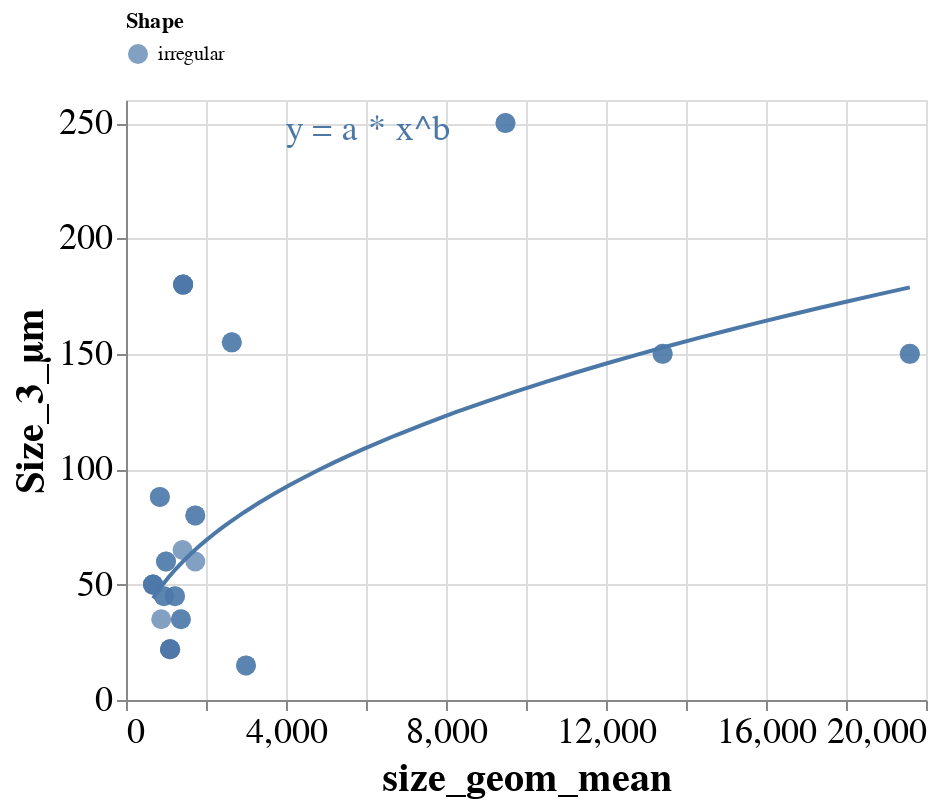

The code cell stored with this chart in its notebook:
### Code cell
chart = scatter_chart(df, 'size_geom_mean', 'Size_3_µm', 'Shape', reg='pow',reg_groups=True)
print(chart[1])
chart[0]
#def > 500 µm 
#is L/W = W/H ?? (koelman, solving, proove wrong?)

### Figure 1 — Vega-Lite specification as saved in the notebook (floating-point values rounded to 4 significant figures)
{"config": {"view": {"continuousWidth": 400, "continuousHeight": 300}, "axis": {"labelFontSize": 18, "titleFontSize": 20}, "legend": {"orient": "top"}}, "layer": [{"mark": {"type": "circle", "size": 100}, "encoding": {"color": {"field": "Shape", "type": "nominal"}, "tooltip": [{"field": "IDParticles", "type": "nominal"}, {"field": "size_geom_mean", "type": "quantitative"}, {"field": "Size_3_µm", "type": "quantitative"}], "x": {"axis": {"title": "size_geom_mean"}, "field": "size_geom_mean", "scale": {"type": "linear"}, "type": "quantitative"}, "y": {"axis": {"title": "Size_3_µm"}, "field": "Size_3_µm", "scale": {"type": "linear"}, "type": "quantitative"}}, "selection": {"selector001": {"type": "interval", "bind": "scales", "encodings": ["x", "y"]}}}, {"mark": "line", "encoding": {"color": {"field": "Shape", "legend": null, "type": "nominal"}, "tooltip": [{"field": "IDParticles", "type": "nominal"}, {"field": "size_geom_mean", "type": "quantitative"}, {"field": "Size_3_µm", "type": "quantitative"}], "x": {"axis": {"title": "size_geom_mean"}, "field": "size_geom_mean", "scale": {"type": "linear"}, "type": "quantitative"}, "y": {"axis": {"title": "Size_3_µm"}, "field": "Size_3_µm", "scale": {"type": "linear"}, "type": "quantitative"}}, "transform": [{"on": "size_geom_mean", "regression": "Size_3_µm", "groupby": ["Shape"], "method": "pow"}]}, {"mark": {"type": "text", "align": "left", "fontSize": 18, "lineBreak": "\n"}, "encoding": {"color": {"field": "Shape", "legend": null, "type": "nominal"}, "text": {"field": "params", "type": "nominal"}, "tooltip": [{"field": "IDParticles", "type": "nominal"}, {"field": "size_geom_mean", "type": "quantitative"}, {"field": "Size_3_µm", "type": "quantitative"}], "x": {"value": 80.0}, "y": {"value": 15.0}}, "transform": [{"on": "size_geom_mean", "regression": "Size_3_µm", "groupby": ["Shape"], "method": "pow", "params": true}, {"calculate": "\"y = \" + \"a\" + \" * x^\" + \"b\"", "as": "params"}]}], "data": {"name": "data-f36b1351d3483ec4f1daadc8d2b6a5c2"}, "height": 300, "resolve": {"scale": {"color": "independent"}}, "title": "", "width": 400, "$schema": "https://vega.github.io/schema/vega-lite/v4.17.0.json", "datasets": {"data-f36b1351d3483ec4f1daadc8d2b6a5c2": [{"index": 985, "IDParticles": "43142_0", "Sample": "Schlei_S30", "Site_name": "Schlei", "GPS_LON": 9.945, "GPS_LAT": 54.67, "Compartment": "sediment", "Contributor": 27, "Project": "BONUS MICROPOLL", "Particle_name": "P001_001", "Size_1_µm": 2000.0, "Size_2_µm": 1000.0, "Size_3_µm": 65.0, "Shape": "irregular", "Colour": "red", "Preferred_method": 16, "polymer_type": "Acrylic resin", "library_entry": "acrylic resin", "lab_blank_ID": 1392.0, "sample_ID": 1220, "Sampling_weight_[kg]": 0.203, "Fraction_analysed": 1.0, "size_geom_mean": 1414.0, "common_group": "all"}, {"index": 986, "IDParticles": "43143_0", "Sample": "Schlei_S30", "Site_name": "Schlei", "GPS_LON": 9.945, "GPS_LAT": 54.67, "Compartment": "sediment", "Contributor": 27, "Project": "BONUS MICROPOLL", "Particle_name": "P001_002", "Size_1_µm": 1000.0, "Size_2_µm": 1000.0, "Size_3_µm": 60.0, "Shape": "irregular", "Colour": "red", "Preferred_method": 16, "polymer_type": "Acrylic resin", "library_entry": "acrylic resin", "lab_blank_ID": 1392.0, "sample_ID": 1220, "Sampling_weight_[kg]": 0.203, "Fraction_analysed": 1.0, "size_geom_mean": 1000.0, "common_group": "all"}, {"index": 987, "IDParticles": "43144_0", "Sample": "Schlei_S30", "Site_name": "Schlei", "GPS_LON": 9.945, "GPS_LAT": 54.67, "Compartment": "sediment", "Contributor": 27, "Project": "BONUS MICROPOLL", "Particle_name": "P001_003", "Size_1_µm": 2000.0, "Size_2_µm": 1500.0, "Size_3_µm": 60.0, "Shape": "irregular", "Colour": "red", "Preferred_method": 16, "polymer_type": "Acrylic resin", "library_entry": "acrylic resin", "lab_blank_ID": 1392.0, "sample_ID": 1220, "Sampling_weight_[kg]": 0.203, "Fraction_analysed": 1.0, "size_geom_mean": 1732.0, "common_group": "all"}, {"index": 988, "IDParticles": "43145_0", "Sample": "Schlei_S30", "Site_name": "Schlei", "GPS_LON": 9.945, "GPS_LAT": 54.67, "Compartment": "sediment", "Contributor": 27, "Project": "BONUS MICROPOLL", "Particle_name": "P006_004", "Size_1_µm": 1000.0, "Size_2_µm": 1000.0, "Size_3_µm": 60.0, "Shape": "irregular", "Colour": "red", "Preferred_method": 16, "polymer_type": "Acrylic resin", "library_entry": "acrylic resin", "lab_blank_ID": 1392.0, "sample_ID": 1220, "Sampling_weight_[kg]": 0.203, "Fraction_analysed": 1.0, "size_geom_mean": 1000.0, "common_group": "all"}, {"index": 1874, "IDParticles": "44087_0", "Sample": "Schlei_S1_15cm", "Site_name": "Schlei", "GPS_LON": 9.557, "GPS_LAT": 54.51, "Compartment": "sediment", "Contributor": 27, "Project": "BONUS MICROPOLL", "Particle_name": "IPF-P1", "Size_1_µm": 4500.0, "Size_2_µm": 2000.0, "Size_3_µm": 15.0, "Shape": "irregular", "Colour": "unspecific", "Preferred_method": 11, "polymer_type": "Polyethylene", "library_entry": "Polyethylene", "lab_blank_ID": 1394.0, "sample_ID": 1187, "Sampling_weight_[kg]": 0.063, "Fraction_analysed": 0.5887, "size_geom_mean": 3000.0, "common_group": "all"}, {"index": 1875, "IDParticles": "44087_1", "Sample": "Schlei_S1_15cm", "Site_name": "Schlei", "GPS_LON": 9.557, "GPS_LAT": 54.51, "Compartment": "sediment", "Contributor": 27, "Project": "BONUS MICROPOLL", "Particle_name": "IPF-P1", "Size_1_µm": 4500.0, "Size_2_µm": 2000.0, "Size_3_µm": 15.0, "Shape": "irregular", "Colour": "unspecific", "Preferred_method": 11, "polymer_type": "Polyethylene", "library_entry": "Polyethylene", "lab_blank_ID": 1394.0, "sample_ID": 1187, "Sampling_weight_[kg]": 0.063, "Fraction_analysed": 0.5887, "size_geom_mean": 3000.0, "common_group": "all"}, {"index": 4275, "IDParticles": "45317_0", "Sample": "Schlei_S8", "Site_name": "Schlei", "GPS_LON": 9.606, "GPS_LAT": 54.53, "Compartment": "sediment", "Contributor": 27, "Project": "BONUS MICROPOLL", "Particle_name": "IOW-P1", "Size_1_µm": 18000.0, "Size_2_µm": 5000.0, "Size_3_µm": 250.0, "Shape": "irregular", "Colour": "unspecific", "Preferred_method": 11, "polymer_type": "Polyethylene", "library_entry": "PE", "lab_blank_ID": 1398.0, "sample_ID": 1197, "Sampling_weight_[kg]": 0.105, "Fraction_analysed": 0.5, "size_geom_mean": 9487.0, "common_group": "all"}, {"index": 4276, "IDParticles": "45317_1", "Sample": "Schlei_S8", "Site_name": "Schlei", "GPS_LON": 9.606, "GPS_LAT": 54.53, "Compartment": "sediment", "Contributor": 27, "Project": "BONUS MICROPOLL", "Particle_name": "IOW-P1", "Size_1_µm": 18000.0, "Size_2_µm": 5000.0, "Size_3_µm": 250.0, "Shape": "irregular", "Colour": "unspecific", "Preferred_method": 11, "polymer_type": "Polyethylene", "library_entry": "PE", "lab_blank_ID": 1398.0, "sample_ID": 1197, "Sampling_weight_[kg]": 0.105, "Fraction_analysed": 0.5, "size_geom_mean": 9487.0, "common_group": "all"}, {"index": 4277, "IDParticles": "45318_0", "Sample": "Schlei_S8", "Site_name": "Schlei", "GPS_LON": 9.606, "GPS_LAT": 54.53, "Compartment": "sediment", "Contributor": 27, "Project": "BONUS MICROPOLL", "Particle_name": "IOW-P2", "Size_1_µm": 20000.0, "Size_2_µm": 9000.0, "Size_3_µm": 150.0, "Shape": "irregular", "Colour": "unspecific", "Preferred_method": 11, "polymer_type": "Ethylen-Vinylacetat-Copolymer", "library_entry": "EVA-Folie", "lab_blank_ID": 1398.0, "sample_ID": 1197, "Sampling_weight_[kg]": 0.105, "Fraction_analysed": 0.5, "size_geom_mean": 13420.0, "common_group": "all"}, {"index": 4278, "IDParticles": "45318_1", "Sample": "Schlei_S8", "Site_name": "Schlei", "GPS_LON": 9.606, "GPS_LAT": 54.53, "Compartment": "sediment", "Contributor": 27, "Project": "BONUS MICROPOLL", "Particle_name": "IOW-P2", "Size_1_µm": 20000.0, "Size_2_µm": 9000.0, "Size_3_µm": 150.0, "Shape": "irregular", "Colour": "unspecific", "Preferred_method": 11, "polymer_type": "Ethylen-Vinylacetat-Copolymer", "library_entry": "EVA-Folie", "lab_blank_ID": 1398.0, "sample_ID": 1197, "Sampling_weight_[kg]": 0.105, "Fraction_analysed": 0.5, "size_geom_mean": 13420.0, "common_group": "all"}, {"index": 4279, "IDParticles": "45319_0", "Sample": "Schlei_S8", "Site_name": "Schlei", "GPS_LON": 9.606, "GPS_LAT": 54.53, "Compartment": "sediment", "Contributor": 27, "Project": "BONUS MICROPOLL", "Particle_name": "IOW-P3", "Size_1_µm": 24000.0, "Size_2_µm": 16000.0, "Size_3_µm": 150.0, "Shape": "irregular", "Colour": "unspecific", "Preferred_method": 11, "polymer_type": "Polyethylene", "library_entry": "PE+TiO2", "lab_blank_ID": 1398.0, "sample_ID": 1197, "Sampling_weight_[kg]": 0.105, "Fraction_analysed": 0.5, "size_geom_mean": 19600.0, "common_group": "all"}, {"index": 4280, "IDParticles": "45319_1", "Sample": "Schlei_S8", "Site_name": "Schlei", "GPS_LON": 9.606, "GPS_LAT": 54.53, "Compartment": "sediment", "Contributor": 27, "Project": "BONUS MICROPOLL", "Particle_name": "IOW-P3", "Size_1_µm": 24000.0, "Size_2_µm": 16000.0, "Size_3_µm": 150.0, "Shape": "irregular", "Colour": "unspecific", "Preferred_method": 11, "polymer_type": "Polyethylene", "library_entry": "PE+TiO2", "lab_blank_ID": 1398.0, "sample_ID": 1197, "Sampling_weight_[kg]": 0.105, "Fraction_analysed": 0.5, "size_geom_mean": 19600.0, "common_group": "all"}, {"index": 4283, "IDParticles": "45321_0", "Sample": "Schlei_S8", "Site_name": "Schlei", "GPS_LON": 9.606, "GPS_LAT": 54.53, "Compartment": "sediment", "Contributor": 27, "Project": "BONUS MICROPOLL", "Particle_name": "IPF-P1", "Size_1_µm": 3000.0, "Size_2_µm": 1000.0, "Size_3_µm": 80.0, "Shape": "irregular", "Colour": "unspecific", "Preferred_method": 11, "polymer_type": "Polystyrene", "library_entry": "Polystyrene", "lab_blank_ID": 1398.0, "sample_ID": 1197, "Sampling_weight_[kg]": 0.105, "Fraction_analysed": 0.5, "size_geom_mean": 1732.0, "common_group": "all"}, {"index": 4284, "IDParticles": "45321_1", "Sample": "Schlei_S8", "Site_name": "Schlei", "GPS_LON": 9.606, "GPS_LAT": 54.53, "Compartment": "sediment", "Contributor": 27, "Project": "BONUS MICROPOLL", "Particle_name": "IPF-P1", "Size_1_µm": 3000.0, "Size_2_µm": 1000.0, "Size_3_µm": 80.0, "Shape": "irregular", "Colour": "unspecific", "Preferred_method": 11, "polymer_type": "Polystyrene", "library_entry": "Polystyrene", "lab_blank_ID": 1398.0, "sample_ID": 1197, "Sampling_weight_[kg]": 0.105, "Fraction_analysed": 0.5, "size_geom_mean": 1732.0, "common_group": "all"}, {"index": 4285, "IDParticles": "45322_0", "Sample": "Schlei_S8", "Site_name": "Schlei", "GPS_LON": 9.606, "GPS_LAT": 54.53, "Compartment": "sediment", "Contributor": 27, "Project": "BONUS MICROPOLL", "Particle_name": "IPF-P3", "Size_1_µm": 1600.0, "Size_2_µm": 1178.0, "Size_3_µm": 35.0, "Shape": "irregular", "Colour": "unspecific", "Preferred_method": 11, "polymer_type": "Polyethylene", "library_entry": "PE", "lab_blank_ID": 1398.0, "sample_ID": 1197, "Sampling_weight_[kg]": 0.105, "Fraction_analysed": 0.5, "size_geom_mean": 1373.0, "common_group": "all"}, {"index": 4286, "IDParticles": "45322_1", "Sample": "Schlei_S8", "Site_name": "Schlei", "GPS_LON": 9.606, "GPS_LAT": 54.53, "Compartment": "sediment", "Contributor": 27, "Project": "BONUS MICROPOLL", "Particle_name": "IPF-P3", "Size_1_µm": 1600.0, "Size_2_µm": 1178.0, "Size_3_µm": 35.0, "Shape": "irregular", "Colour": "unspecific", "Preferred_method": 11, "polymer_type": "Polyethylene", "library_entry": "PE", "lab_blank_ID": 1398.0, "sample_ID": 1197, "Sampling_weight_[kg]": 0.105, "Fraction_analysed": 0.5, "size_geom_mean": 1373.0, "common_group": "all"}, {"index": 4287, "IDParticles": "45323_0", "Sample": "Schlei_S8", "Site_name": "Schlei", "GPS_LON": 9.606, "GPS_LAT": 54.53, "Compartment": "sediment", "Contributor": 27, "Project": "BONUS MICROPOLL", "Particle_name": "IPF-P4", "Size_1_µm": 1174.0, "Size_2_µm": 610.0, "Size_3_µm": 88.0, "Shape": "irregular", "Colour": "unspecific", "Preferred_method": 11, "polymer_type": "Polystyrene", "library_entry": "Polystyrene", "lab_blank_ID": 1398.0, "sample_ID": 1197, "Sampling_weight_[kg]": 0.105, "Fraction_analysed": 0.5, "size_geom_mean": 846.3, "common_group": "all"}, {"index": 4288, "IDParticles": "45323_1", "Sample": "Schlei_S8", "Site_name": "Schlei", "GPS_LON": 9.606, "GPS_LAT": 54.53, "Compartment": "sediment", "Contributor": 27, "Project": "BONUS MICROPOLL", "Particle_name": "IPF-P4", "Size_1_µm": 1174.0, "Size_2_µm": 610.0, "Size_3_µm": 88.0, "Shape": "irregular", "Colour": "unspecific", "Preferred_method": 11, "polymer_type": "Polystyrene", "library_entry": "Polystyrene", "lab_blank_ID": 1398.0, "sample_ID": 1197, "Sampling_weight_[kg]": 0.105, "Fraction_analysed": 0.5, "size_geom_mean": 846.3, "common_group": "all"}, {"index": 4407, "IDParticles": "45437_0", "Sample": "Schlei_S15", "Site_name": "Schlei", "GPS_LON": 9.646, "GPS_LAT": 54.52, "Compartment": "sediment", "Contributor": 27, "Project": "BONUS MICROPOLL", "Particle_name": "IPF-P8", "Size_1_µm": 1184.0, "Size_2_µm": 654.0, "Size_3_µm": 35.0, "Shape": "irregular", "Colour": "unspecific", "Preferred_method": 11, "polymer_type": "Polyethylene", "library_entry": "PE", "lab_blank_ID": 1405.0, "sample_ID": 1205, "Sampling_weight_[kg]": 0.25, "Fraction_analysed": 1.0, "size_geom_mean": 880.0, "common_group": "all"}, {"index": 9354, "IDParticles": "53595_0", "Sample": "Schlei_S8", "Site_name": "Schlei", "GPS_LON": 9.606, "GPS_LAT": 54.53, "Compartment": "sediment", "Contributor": 27, "Project": "BONUS MICROPOLL", "Particle_name": "IPF-P1.2", "Size_1_µm": 7000.0, "Size_2_µm": 1000.0, "Size_3_µm": 155.0, "Shape": "irregular", "Colour": "unspecific", "Preferred_method": 11, "polymer_type": "Polyethylene", "library_entry": "Polyethylene", "lab_blank_ID": 1398.0, "sample_ID": 1197, "Sampling_weight_[kg]": 0.105, "Fraction_analysed": 0.5, "size_geom_mean": 2646.0, "common_group": "all"}, {"index": 9355, "IDParticles": "53595_1", "Sample": "Schlei_S8", "Site_name": "Schlei", "GPS_LON": 9.606, "GPS_LAT": 54.53, "Compartment": "sediment", "Contributor": 27, "Project": "BONUS MICROPOLL", "Particle_name": "IPF-P1.2", "Size_1_µm": 7000.0, "Size_2_µm": 1000.0, "Size_3_µm": 155.0, "Shape": "irregular", "Colour": "unspecific", "Preferred_method": 11, "polymer_type": "Polyethylene", "library_entry": "Polyethylene", "lab_blank_ID": 1398.0, "sample_ID": 1197, "Sampling_weight_[kg]": 0.105, "Fraction_analysed": 0.5, "size_geom_mean": 2646.0, "common_group": "all"}, {"index": 9356, "IDParticles": "53596_0", "Sample": "Schlei_S8", "Site_name": "Schlei", "GPS_LON": 9.606, "GPS_LAT": 54.53, "Compartment": "sediment", "Contributor": 27, "Project": "BONUS MICROPOLL", "Particle_name": "IPF-P2.2", "Size_1_µm": 3000.0, "Size_2_µm": 300.0, "Size_3_µm": 45.0, "Shape": "irregular", "Colour": "unspecific", "Preferred_method": 11, "polymer_type": "Polyethylene", "library_entry": "Polyethylene", "lab_blank_ID": 1398.0, "sample_ID": 1197, "Sampling_weight_[kg]": 0.105, "Fraction_analysed": 0.5, "size_geom_mean": 948.7, "common_group": "all"}, {"index": 9357, "IDParticles": "53596_1", "Sample": "Schlei_S8", "Site_name": "Schlei", "GPS_LON": 9.606, "GPS_LAT": 54.53, "Compartment": "sediment", "Contributor": 27, "Project": "BONUS MICROPOLL", "Particle_name": "IPF-P2.2", "Size_1_µm": 3000.0, "Size_2_µm": 300.0, "Size_3_µm": 45.0, "Shape": "irregular", "Colour": "unspecific", "Preferred_method": 11, "polymer_type": "Polyethylene", "library_entry": "Polyethylene", "lab_blank_ID": 1398.0, "sample_ID": 1197, "Sampling_weight_[kg]": 0.105, "Fraction_analysed": 0.5, "size_geom_mean": 948.7, "common_group": "all"}, {"index": 9358, "IDParticles": "53597_0", "Sample": "Schlei_S8", "Site_name": "Schlei", "GPS_LON": 9.606, "GPS_LAT": 54.53, "Compartment": "sediment", "Contributor": 27, "Project": "BONUS MICROPOLL", "Particle_name": "IPF-P3.2", "Size_1_µm": 1500.0, "Size_2_µm": 1000.0, "Size_3_µm": 45.0, "Shape": "irregular", "Colour": "unspecific", "Preferred_method": 11, "polymer_type": "Polypropylene", "library_entry": "Polypropylen", "lab_blank_ID": 1398.0, "sample_ID": 1197, "Sampling_weight_[kg]": 0.105, "Fraction_analysed": 0.5, "size_geom_mean": 1225.0, "common_group": "all"}, {"index": 9359, "IDParticles": "53597_1", "Sample": "Schlei_S8", "Site_name": "Schlei", "GPS_LON": 9.606, "GPS_LAT": 54.53, "Compartment": "sediment", "Contributor": 27, "Project": "BONUS MICROPOLL", "Particle_name": "IPF-P3.2", "Size_1_µm": 1500.0, "Size_2_µm": 1000.0, "Size_3_µm": 45.0, "Shape": "irregular", "Colour": "unspecific", "Preferred_method": 11, "polymer_type": "Polypropylene", "library_entry": "Polypropylen", "lab_blank_ID": 1398.0, "sample_ID": 1197, "Sampling_weight_[kg]": 0.105, "Fraction_analysed": 0.5, "size_geom_mean": 1225.0, "common_group": "all"}, {"index": 11774, "IDParticles": "54178_0", "Sample": "Schlei_S32", "Site_name": "Schlei", "GPS_LON": 9.987, "GPS_LAT": 54.69, "Compartment": "sediment", "Contributor": 27, "Project": "BONUS MICROPOLL", "Particle_name": "IPF-P2", "Size_1_µm": 1630.0, "Size_2_µm": 1250.0, "Size_3_µm": 180.0, "Shape": "irregular", "Colour": "unspecific", "Preferred_method": 11, "polymer_type": "Poly (ethylene terephthalate)", "library_entry": "Poly(ethylene terephthalate)", "lab_blank_ID": 1485.0, "sample_ID": 1222, "Sampling_weight_[kg]": 0.179, "Fraction_analysed": 0.25, "size_geom_mean": 1427.0, "common_group": "all"}, {"index": 11775, "IDParticles": "54178_1", "Sample": "Schlei_S32", "Site_name": "Schlei", "GPS_LON": 9.987, "GPS_LAT": 54.69, "Compartment": "sediment", "Contributor": 27, "Project": "BONUS MICROPOLL", "Particle_name": "IPF-P2", "Size_1_µm": 1630.0, "Size_2_µm": 1250.0, "Size_3_µm": 180.0, "Shape": "irregular", "Colour": "unspecific", "Preferred_method": 11, "polymer_type": "Poly (ethylene terephthalate)", "library_entry": "Poly(ethylene terephthalate)", "lab_blank_ID": 1485.0, "sample_ID": 1222, "Sampling_weight_[kg]": 0.179, "Fraction_analysed": 0.25, "size_geom_mean": 1427.0, "common_group": "all"}, {"index": 11776, "IDParticles": "54178_2", "Sample": "Schlei_S32", "Site_name": "Schlei", "GPS_LON": 9.987, "GPS_LAT": 54.69, "Compartment": "sediment", "Contributor": 27, "Project": "BONUS MICROPOLL", "Particle_name": "IPF-P2", "Size_1_µm": 1630.0, "Size_2_µm": 1250.0, "Size_3_µm": 180.0, "Shape": "irregular", "Colour": "unspecific", "Preferred_method": 11, "polymer_type": "Poly (ethylene terephthalate)", "library_entry": "Poly(ethylene terephthalate)", "lab_blank_ID": 1485.0, "sample_ID": 1222, "Sampling_weight_[kg]": 0.179, "Fraction_analysed": 0.25, "size_geom_mean": 1427.0, "common_group": "all"}, {"index": 11777, "IDParticles": "54178_3", "Sample": "Schlei_S32", "Site_name": "Schlei", "GPS_LON": 9.987, "GPS_LAT": 54.69, "Compartment": "sediment", "Contributor": 27, "Project": "BONUS MICROPOLL", "Particle_name": "IPF-P2", "Size_1_µm": 1630.0, "Size_2_µm": 1250.0, "Size_3_µm": 180.0, "Shape": "irregular", "Colour": "unspecific", "Preferred_method": 11, "polymer_type": "Poly (ethylene terephthalate)", "library_entry": "Poly(ethylene terephthalate)", "lab_blank_ID": 1485.0, "sample_ID": 1222, "Sampling_weight_[kg]": 0.179, "Fraction_analysed": 0.25, "size_geom_mean": 1427.0, "common_group": "all"}, {"index": 11778, "IDParticles": "54179_0", "Sample": "Schlei_S32", "Site_name": "Schlei", "GPS_LON": 9.987, "GPS_LAT": 54.69, "Compartment": "sediment", "Contributor": 27, "Project": "BONUS MICROPOLL", "Particle_name": "IPF-P3", "Size_1_µm": 1725.0, "Size_2_µm": 265.0, "Size_3_µm": 50.0, "Shape": "irregular", "Colour": "unspecific", "Preferred_method": 11, "polymer_type": "Poly (ethylene terephthalate)", "library_entry": "Poly(ethylene terephthalate)", "lab_blank_ID": 1485.0, "sample_ID": 1222, "Sampling_weight_[kg]": 0.179, "Fraction_analysed": 0.25, "size_geom_mean": 676.1, "common_group": "all"}, {"index": 11779, "IDParticles": "54179_1", "Sample": "Schlei_S32", "Site_name": "Schlei", "GPS_LON": 9.987, "GPS_LAT": 54.69, "Compartment": "sediment", "Contributor": 27, "Project": "BONUS MICROPOLL", "Particle_name": "IPF-P3", "Size_1_µm": 1725.0, "Size_2_µm": 265.0, "Size_3_µm": 50.0, "Shape": "irregular", "Colour": "unspecific", "Preferred_method": 11, "polymer_type": "Poly (ethylene terephthalate)", "library_entry": "Poly(ethylene terephthalate)", "lab_blank_ID": 1485.0, "sample_ID": 1222, "Sampling_weight_[kg]": 0.179, "Fraction_analysed": 0.25, "size_geom_mean": 676.1, "common_group": "all"}, {"index": 11780, "IDParticles": "54179_2", "Sample": "Schlei_S32", "Site_name": "Schlei", "GPS_LON": 9.987, "GPS_LAT": 54.69, "Compartment": "sediment", "Contributor": 27, "Project": "BONUS MICROPOLL", "Particle_name": "IPF-P3", "Size_1_µm": 1725.0, "Size_2_µm": 265.0, "Size_3_µm": 50.0, "Shape": "irregular", "Colour": "unspecific", "Preferred_method": 11, "polymer_type": "Poly (ethylene terephthalate)", "library_entry": "Poly(ethylene terephthalate)", "lab_blank_ID": 1485.0, "sample_ID": 1222, "Sampling_weight_[kg]": 0.179, "Fraction_analysed": 0.25, "size_geom_mean": 676.1, "common_group": "all"}, {"index": 11781, "IDParticles": "54179_3", "Sample": "Schlei_S32", "Site_name": "Schlei", "GPS_LON": 9.987, "GPS_LAT": 54.69, "Compartment": "sediment", "Contributor": 27, "Project": "BONUS MICROPOLL", "Particle_name": "IPF-P3", "Size_1_µm": 1725.0, "Size_2_µm": 265.0, "Size_3_µm": 50.0, "Shape": "irregular", "Colour": "unspecific", "Preferred_method": 11, "polymer_type": "Poly (ethylene terephthalate)", "library_entry": "Poly(ethylene terephthalate)", "lab_blank_ID": 1485.0, "sample_ID": 1222, "Sampling_weight_[kg]": 0.179, "Fraction_analysed": 0.25, "size_geom_mean": 676.1, "common_group": "all"}, {"index": 11822, "IDParticles": "54177_0", "Sample": "Schlei_S32", "Site_name": "Schlei", "GPS_LON": 9.987, "GPS_LAT": 54.69, "Compartment": "sediment", "Contributor": 27, "Project": "BONUS MICROPOLL", "Particle_name": "IPF-P1", "Size_1_µm": 1480.0, "Size_2_µm": 820.0, "Size_3_µm": 22.0, "Shape": "irregular", "Colour": "blue", "Preferred_method": 11, "polymer_type": "Poly (ethylene terephthalate)", "library_entry": "Poly(ethylene terephthalate)", "lab_blank_ID": 1485.0, "sample_ID": 1222, "Sampling_weight_[kg]": 0.179, "Fraction_analysed": 0.25, "size_geom_mean": 1102.0, "common_group": "all"}, {"index": 11823, "IDParticles": "54177_1", "Sample": "Schlei_S32", "Site_name": "Schlei", "GPS_LON": 9.987, "GPS_LAT": 54.69, "Compartment": "sediment", "Contributor": 27, "Project": "BONUS MICROPOLL", "Particle_name": "IPF-P1", "Size_1_µm": 1480.0, "Size_2_µm": 820.0, "Size_3_µm": 22.0, "Shape": "irregular", "Colour": "blue", "Preferred_method": 11, "polymer_type": "Poly (ethylene terephthalate)", "library_entry": "Poly(ethylene terephthalate)", "lab_blank_ID": 1485.0, "sample_ID": 1222, "Sampling_weight_[kg]": 0.179, "Fraction_analysed": 0.25, "size_geom_mean": 1102.0, "common_group": "all"}, {"index": 11824, "IDParticles": "54177_2", "Sample": "Schlei_S32", "Site_name": "Schlei", "GPS_LON": 9.987, "GPS_LAT": 54.69, "Compartment": "sediment", "Contributor": 27, "Project": "BONUS MICROPOLL", "Particle_name": "IPF-P1", "Size_1_µm": 1480.0, "Size_2_µm": 820.0, "Size_3_µm": 22.0, "Shape": "irregular", "Colour": "blue", "Preferred_method": 11, "polymer_type": "Poly (ethylene terephthalate)", "library_entry": "Poly(ethylene terephthalate)", "lab_blank_ID": 1485.0, "sample_ID": 1222, "Sampling_weight_[kg]": 0.179, "Fraction_analysed": 0.25, "size_geom_mean": 1102.0, "common_group": "all"}, {"index": 11825, "IDParticles": "54177_3", "Sample": "Schlei_S32", "Site_name": "Schlei", "GPS_LON": 9.987, "GPS_LAT": 54.69, "Compartment": "sediment", "Contributor": 27, "Project": "BONUS MICROPOLL", "Particle_name": "IPF-P1", "Size_1_µm": 1480.0, "Size_2_µm": 820.0, "Size_3_µm": 22.0, "Shape": "irregular", "Colour": "blue", "Preferred_method": 11, "polymer_type": "Poly (ethylene terephthalate)", "library_entry": "Poly(ethylene terephthalate)", "lab_blank_ID": 1485.0, "sample_ID": 1222, "Sampling_weight_[kg]": 0.179, "Fraction_analysed": 0.25, "size_geom_mean": 1102.0, "common_group": "all"}]}}
